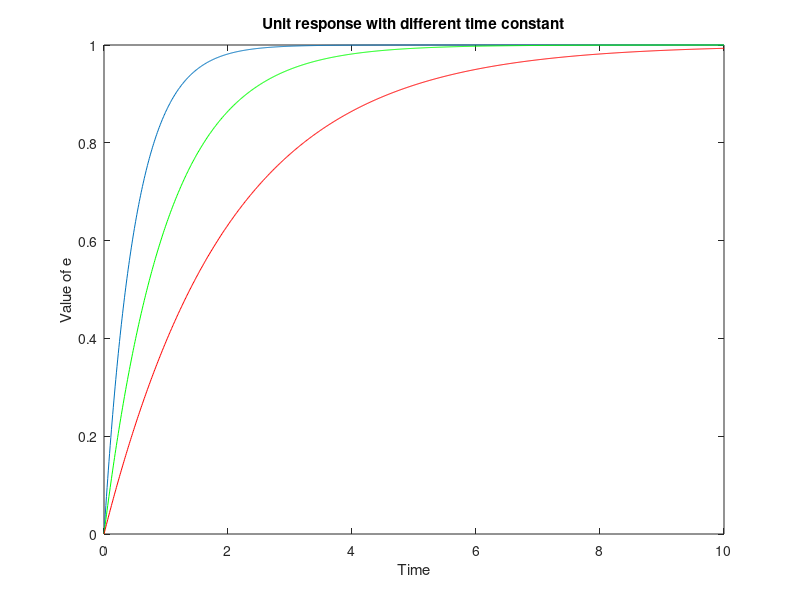

The MATLAB source for this figure:
% @author: shohanursobuj
clc;
clear all;
close all;
for i=1:1:3;
    t=0:.01:10;
    if i==1
        T=0.5;
        e1=1-exp(-t/T);
    else if i==2
            T=1;
            e2=1-exp(-t/T);
        else T=2;
            e3=1-exp(-t/T);
        end;
    end;
end;
plot(t,e1,t,e2,'g',t,e3,'r');
xlabel('Time');
ylabel('Value of e');
title('Unit response with different time constant');
